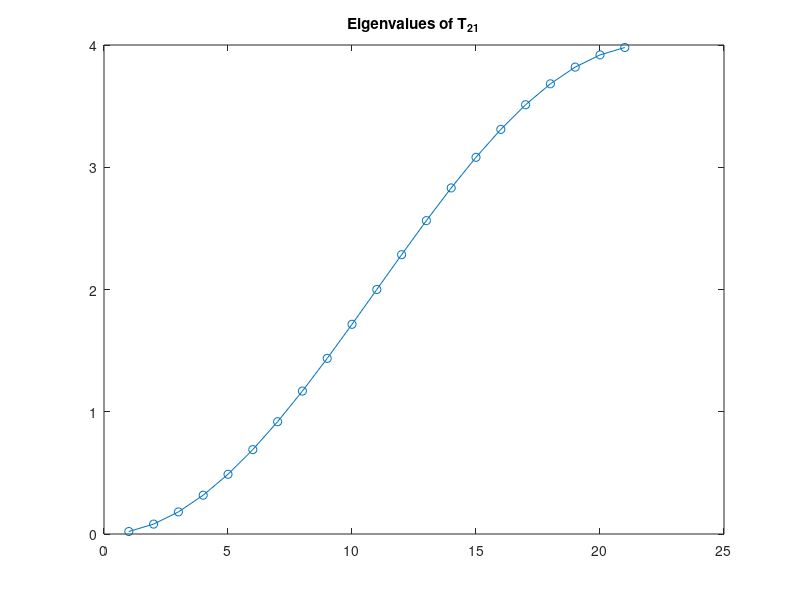
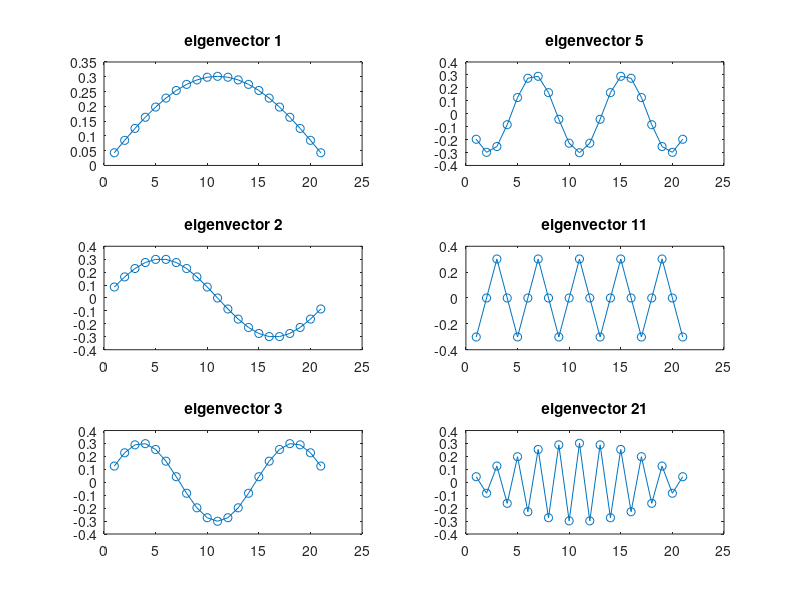

Write the MATLAB code that produced these figures, in order.
%P9_6
close all
N=21;
d=ones(N-1,1);
T=2*eye(N)-diag(d,1)-diag(d,-1);
[V,D]=eig(T);
e=diag(D);
plot(e,'-o')
title('Eigenvalues of T_{21}')
figure(2)
nd=[1,5,2,11,3,21];
for k=1:length(nd)
    subplot(3,2,k)
    plot(V(:,nd(k)),'-o')
    title(['eigenvector ',num2str(nd(k))])
end
